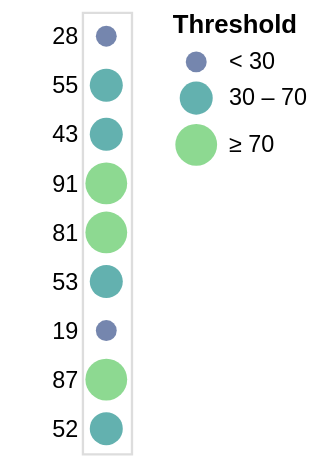

This figure's Vega-Lite source:
### Vega specification from a JSON file in a GitHub repository (floating-point values rounded to 4 significant figures)
{"$schema": "https://vega.github.io/schema/vega/v4.json", "description": "A simple bar chart with embedded data.", "autosize": "pad", "padding": 5, "width": 21, "style": "cell", "data": [{"name": "source_0", "values": [{"a": "A", "b": 28}, {"a": "B", "b": 55}, {"a": "C", "b": 43}, {"a": "D", "b": 91}, {"a": "E", "b": 81}, {"a": "F", "b": 53}, {"a": "G", "b": 19}, {"a": "H", "b": 87}, {"a": "I", "b": 52}]}], "signals": [{"name": "y_step", "value": 21}, {"name": "height", "update": "bandspace(domain('y').length, 1, 0.5) * y_step"}], "marks": [{"name": "marks", "type": "symbol", "style": ["circle"], "from": {"data": "source_0"}, "encode": {"update": {"opacity": {"value": 0.7}, "fill": [{"test": "datum[\"b\"] === null || isNaN(datum[\"b\"])", "value": null}, {"scale": "color", "field": "b"}], "tooltip": {"signal": "{\"b\": ''+datum[\"b\"], \"Threshold\": format(datum[\"b\"], \"\")}"}, "x": {"signal": "width", "mult": 0.5}, "y": {"scale": "y", "field": "b"}, "size": {"scale": "size", "field": "b"}, "shape": {"value": "circle"}}}}], "scales": [{"name": "y", "type": "point", "domain": {"data": "source_0", "field": "b"}, "range": {"step": {"signal": "y_step"}}, "padding": 0.5}, {"name": "color", "type": "threshold", "domain": [30, 70], "range": {"scheme": "viridis"}}, {"name": "size", "type": "threshold", "domain": [30, 70], "range": [80, 200, 320]}], "axes": [{"scale": "y", "orient": "left", "grid": false, "domain": false, "ticks": false, "zindex": 1}], "legends": [{"title": "Threshold", "fill": "color", "labelOverlap": "greedy", "encode": {"symbols": {"update": {"shape": {"value": "circle"}, "opacity": {"value": 0.7}}}}, "size": "size"}], "config": {"axisY": {"minExtent": 30}, "legend": {"gradientDirection": "horizontal", "gradientLength": 100}}}
